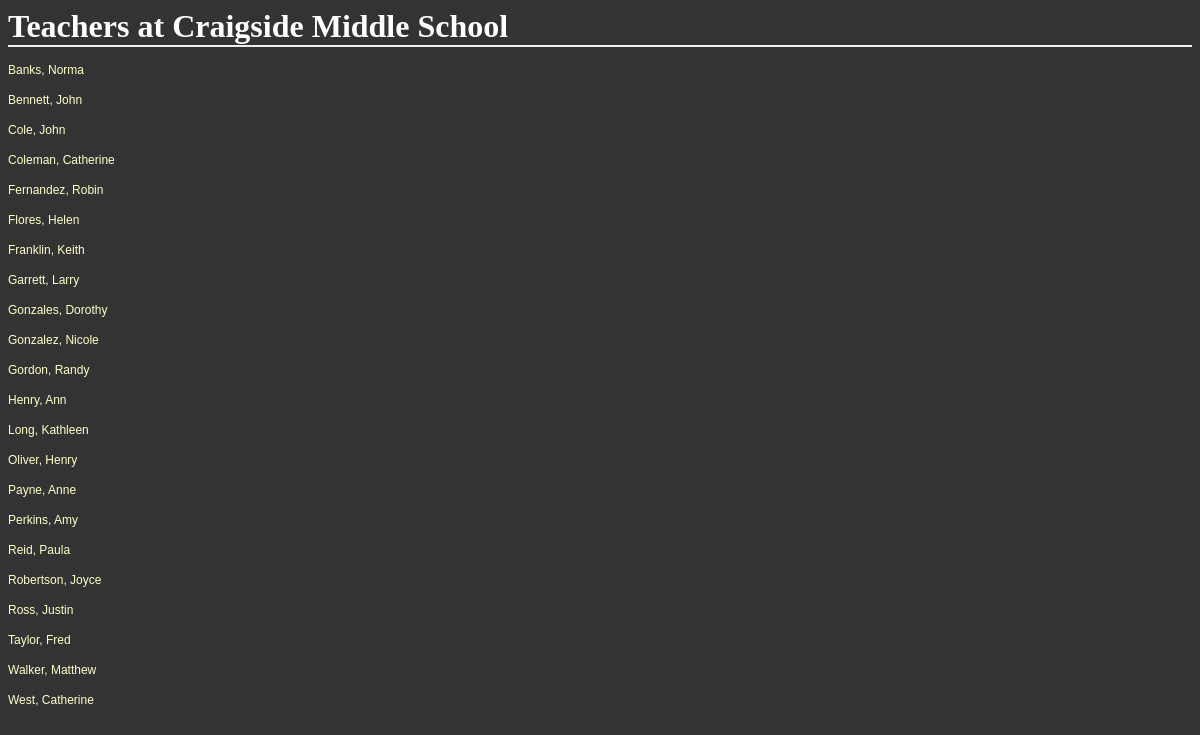
The app's page /districts/1/schools/2/teachers with its own data.
### database_setup.py (models this page shows, shortened)
class School(Base):
    __tablename__ = 'school'
    id = Column(Integer, primary_key=True)
    name = Column(String(80), nullable=False)
    principal = Column(String(250))
    address = Column(String(50))
    city = Column(String(50))
    state = Column(String(50))
    zip = Column(String(50))
    phone = Column(String(50))
    district_id = Column(Integer, ForeignKey('district.id'))
    district = relationship(District)

class Teacher(Base):
    __tablename__ = 'teacher'
    id = Column(Integer, primary_key=True)
    first_name = Column(String(40), nullable=False)
    last_name = Column(String(40), nullable=False)
    address = Column(String(50))
    city = Column(String(50))
    state = Column(String(50))
    zip = Column(String(50))
    phone = Column(String(50))
    email = Column(String(50))
    school_id = Column(Integer, ForeignKey('school.id'))
    school = relationship(School)

### schools.py (the view)
@app.route('/districts/<int:district_id>/schools/<int:school_id>/teachers')
def showAllTeachers(district_id, school_id):
    school = session.query(School).filter_by(id=school_id).one()
    teachers = session.query(Teacher).filter_by(school_id=school_id).all()
    return render_template('teachers.html', district_id=district_id, school=school, teachers=teachers)

### templates/teachers.html
<html>
<head>
	<link rel=stylesheet type=text/css href="{{ url_for('static', filename='styles.css') }}">
</head>
<body>
<h1>Teachers at {{school.name}}</h1>
{% for teacher in teachers %}
	<p><a href='{{url_for('showTeacher', district_id=district_id, school_id=school.id, teacher_id=teacher.id)}}'>{{teacher.last_name}}, {{teacher.first_name}}</a></p>
{% endfor %}
</body>
</html>

### static/styles.css (style rules this page uses)
body { font-family: sans-serif; background-image: url('img3.jpg'); background-color: #333333 }
h1, h2, h3, h4 { color: #FFFFFF; }
h1, h2 { font-family: 'Georgia', serif; margin: 0; }
h1 { border-bottom: 2px solid #eee; }
p, dd, dt { color: #CCCCCC; }
a { text-decoration: none; color:#FFFFCC; font-size: .75em; }

### records on screen
School: name "Craigside Middle School"
Teacher: last_name "Banks", first_name "Norma"
Teacher: last_name "Bennett", first_name "John"
Teacher: last_name "Cole", first_name "John"
Teacher: last_name "Coleman", first_name "Catherine"
Teacher: last_name "Fernandez", first_name "Robin"
Teacher: last_name "Flores", first_name "Helen"
Teacher: last_name "Franklin", first_name "Keith"
Teacher: last_name "Garrett", first_name "Larry"
Teacher: last_name "Gonzales", first_name "Dorothy"
Teacher: last_name "Gonzalez", first_name "Nicole"
Teacher: last_name "Gordon", first_name "Randy"
Teacher: last_name "Henry", first_name "Ann"
Teacher: last_name "Long", first_name "Kathleen"
Teacher: last_name "Oliver", first_name "Henry"
Teacher: last_name "Payne", first_name "Anne"
Teacher: last_name "Perkins", first_name "Amy"
Teacher: last_name "Reid", first_name "Paula"
Teacher: last_name "Robertson", first_name "Joyce"
Teacher: last_name "Ross", first_name "Justin"
Teacher: last_name "Taylor", first_name "Fred"
Teacher: last_name "Walker", first_name "Matthew"
Teacher: last_name "West", first_name "Catherine"
